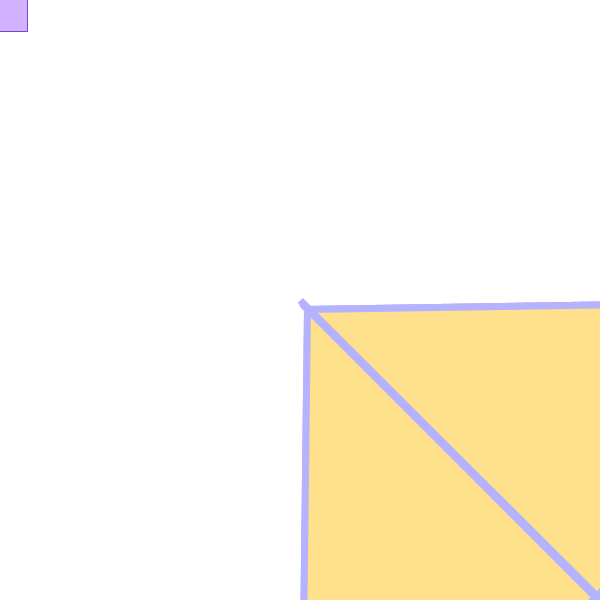
Frame 1 (no input)
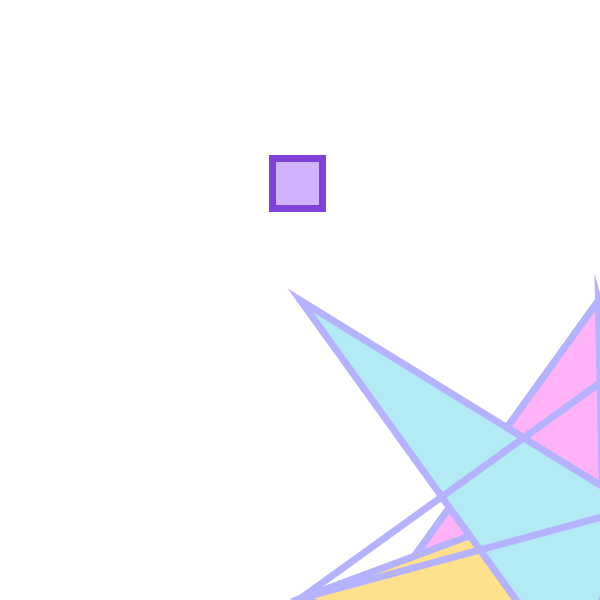
Frame 60 (the mouse pressed at the canvas centre just before this capture)
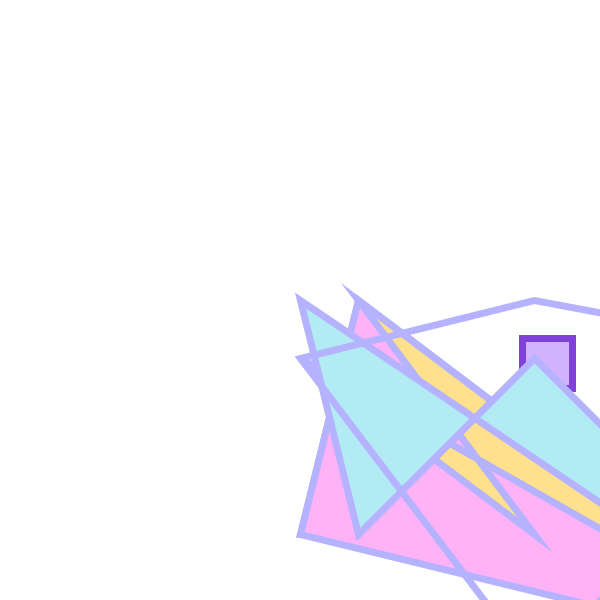
Frame 120 (the mouse held since frame 60 and released just before this capture)

The Processing sketch that drew these frames (run headless with seeded random() and noise(); from frame 60 on, the mouse is pressed at the canvas centre):

// Processing sketch: processing_144676
// ── processing_144676.pde

// Konkuk University
 // Department of Dynamic Media
 // SOS iDesign
// Name: PARK Hyebin
 // ID: 201420081
 float G = 100;
 float R = 0;
 
 float speed = 0;
 float gravity = 0.1;
 
float c1 = #FAED7D;
float c2 = #CCA63D;
float c3 = 0;
float c1a = #FAED7D;
float c2b = #CCA63D;
float c3c = 0;

int x = 2;
int y = 6;
int z = 7;
int xspeed = 5;
int yspeed = 3;
int zspeed = 7;
void setup() {
  colorMode(RGB, 600);
  size(600,600);
  smooth();
}
 
void draw() {
  background(600);
  fill(#D1B2ff);
  stroke(#8041D9);
  rectMode(CENTER);
  rect(x, y, 50, 50);
  
  G = G + speed;
  
  speed = speed + gravity;
  if (y> height){
    speed = speed * -0.95;
  }
 
  x = x + xspeed ;
  y = y + yspeed  ;
  
  if ((x > width-30) || (x < 0)) {
    xspeed = xspeed * -1;
  }
   if ((y > height-20) || (y < 0)) {
    yspeed = yspeed * -1;
    
  }
  if ((z> width-50) || (z <0)) {
    zspeed = zspeed * -2;
  }
 
 
translate(width/2, height/2);
  stroke(#B5B2FF);
  strokeWeight(7);
 
  fill(c2, #B2EBF4, c1, 0);
  quad(x,y,width-x,0,0,height-y,width-x,height-y);
  fill(#FFB2F5);
  quad(x,y,0,height-y,width-x,0,x,y);
  fill(#FFE08C);
  quad(x, y,0, height-x, width-y, height-y, width-x, 0); 
  fill(#B2EBF4);
  quad(height-y, width-x, height-x, width-y, 0, 0, x, y);
  fill(x, #FAED7D, y, c2);
  quad(x, width-x, width-y,0, 0, height-x, height-y, y); 
}
 
 
